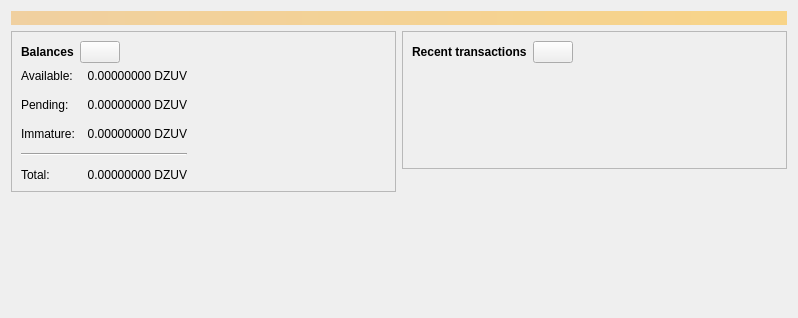
<?xml version="1.0" encoding="UTF-8"?>
<ui version="4.0">
 <class>OverviewPage</class>
 <widget class="QWidget" name="OverviewPage">
  <property name="geometry">
   <rect>
    <x>0</x>
    <y>0</y>
    <width>798</width>
    <height>318</height>
   </rect>
  </property>
  <property name="windowTitle">
   <string>Form</string>
  </property>
  <layout class="QVBoxLayout" name="topLayout">
   <item>
    <widget class="QLabel" name="labelAlerts">
     <property name="visible">
      <bool>false</bool>
     </property>
     <property name="styleSheet">
      <string notr="true">QLabel { background-color: qlineargradient(x1: 0, y1: 0, x2: 1, y2: 0, stop:0 #F0D0A0, stop:1 #F8D488); color:#000000; }</string>
     </property>
     <property name="wordWrap">
      <bool>true</bool>
     </property>
     <property name="margin">
      <number>3</number>
     </property>
     <property name="textInteractionFlags">
      <set>Qt::TextSelectableByMouse</set>
     </property>
    </widget>
   </item>
   <item>
    <layout class="QHBoxLayout" name="horizontalLayout" stretch="1,1">
     <item>
      <layout class="QVBoxLayout" name="verticalLayout_2">
       <item>
        <widget class="QFrame" name="frame">
         <property name="frameShape">
          <enum>QFrame::StyledPanel</enum>
         </property>
         <property name="frameShadow">
          <enum>QFrame::Raised</enum>
         </property>
         <layout class="QVBoxLayout" name="verticalLayout_4">
          <item>
           <layout class="QHBoxLayout" name="horizontalLayout_4">
            <item>
             <widget class="QLabel" name="label_5">
              <property name="font">
               <font>
                <weight>75</weight>
                <bold>true</bold>
               </font>
              </property>
              <property name="text">
               <string>Balances</string>
              </property>
             </widget>
            </item>
            <item>
             <widget class="QPushButton" name="labelWalletStatus">
              <property name="enabled">
               <bool>true</bool>
              </property>
              <property name="maximumSize">
               <size>
                <width>45</width>
                <height>16777215</height>
               </size>
              </property>
              <property name="toolTip">
               <string>The displayed information may be out of date. Your wallet automatically synchronizes with the Denzuve network after a connection is established, but this process has not completed yet.</string>
              </property>
              <property name="text">
               <string/>
              </property>
              <property name="icon">
               <iconset resource="../bitcoin.qrc">
                <normaloff>:/icons/warning</normaloff>
                <disabledoff>:/icons/warning</disabledoff>:/icons/warning</iconset>
              </property>
              <property name="iconSize">
               <size>
                <width>24</width>
                <height>24</height>
               </size>
              </property>
             </widget>
            </item>
            <item>
             <spacer name="horizontalSpacer_3">
              <property name="orientation">
               <enum>Qt::Horizontal</enum>
              </property>
              <property name="sizeHint" stdset="0">
               <size>
                <width>40</width>
                <height>20</height>
               </size>
              </property>
             </spacer>
            </item>
           </layout>
          </item>
          <item>
           <layout class="QGridLayout" name="gridLayout">
            <property name="spacing">
             <number>12</number>
            </property>
            <item row="1" column="1">
             <widget class="QLabel" name="labelUnconfirmed">
              <property name="cursor">
               <cursorShape>IBeamCursor</cursorShape>
              </property>
              <property name="toolTip">
               <string>Total of transactions that have yet to be confirmed, and do not yet count toward the spendable balance</string>
              </property>
              <property name="text">
               <string notr="true">0.00000000 DZUV</string>
              </property>
              <property name="alignment">
               <set>Qt::AlignRight|Qt::AlignTrailing|Qt::AlignVCenter</set>
              </property>
              <property name="textInteractionFlags">
               <set>Qt::LinksAccessibleByMouse|Qt::TextSelectableByKeyboard|Qt::TextSelectableByMouse</set>
              </property>
             </widget>
            </item>
            <item row="3" column="0" colspan="2">
             <widget class="Line" name="line">
              <property name="orientation">
               <enum>Qt::Horizontal</enum>
              </property>
             </widget>
            </item>
            <item row="4" column="0">
             <widget class="QLabel" name="labelTotalText">
              <property name="text">
               <string>Total:</string>
              </property>
             </widget>
            </item>
            <item row="2" column="1">
             <widget class="QLabel" name="labelImmature">
              <property name="cursor">
               <cursorShape>IBeamCursor</cursorShape>
              </property>
              <property name="toolTip">
               <string>Mined balance that has not yet matured</string>
              </property>
              <property name="text">
               <string notr="true">0.00000000 DZUV</string>
              </property>
              <property name="alignment">
               <set>Qt::AlignRight|Qt::AlignTrailing|Qt::AlignVCenter</set>
              </property>
              <property name="textInteractionFlags">
               <set>Qt::LinksAccessibleByMouse|Qt::TextSelectableByKeyboard|Qt::TextSelectableByMouse</set>
              </property>
             </widget>
            </item>
            <item row="1" column="2">
             <spacer name="horizontalSpacer_2">
              <property name="orientation">
               <enum>Qt::Horizontal</enum>
              </property>
              <property name="sizeHint" stdset="0">
               <size>
                <width>40</width>
                <height>20</height>
               </size>
              </property>
             </spacer>
            </item>
            <item row="2" column="0">
             <widget class="QLabel" name="labelImmatureText">
              <property name="text">
               <string>Immature:</string>
              </property>
             </widget>
            </item>
            <item row="4" column="1">
             <widget class="QLabel" name="labelTotal">
              <property name="cursor">
               <cursorShape>IBeamCursor</cursorShape>
              </property>
              <property name="toolTip">
               <string>Your current total balance</string>
              </property>
              <property name="text">
               <string notr="true">0.00000000 DZUV</string>
              </property>
              <property name="alignment">
               <set>Qt::AlignRight|Qt::AlignTrailing|Qt::AlignVCenter</set>
              </property>
              <property name="textInteractionFlags">
               <set>Qt::LinksAccessibleByMouse|Qt::TextSelectableByKeyboard|Qt::TextSelectableByMouse</set>
              </property>
             </widget>
            </item>
            <item row="0" column="0">
             <widget class="QLabel" name="labelBalanceText">
              <property name="text">
               <string>Available:</string>
              </property>
             </widget>
            </item>
            <item row="0" column="1">
             <widget class="QLabel" name="labelBalance">
              <property name="cursor">
               <cursorShape>IBeamCursor</cursorShape>
              </property>
              <property name="toolTip">
               <string>Your current spendable balance</string>
              </property>
              <property name="text">
               <string notr="true">0.00000000 DZUV</string>
              </property>
              <property name="alignment">
               <set>Qt::AlignRight|Qt::AlignTrailing|Qt::AlignVCenter</set>
              </property>
              <property name="textInteractionFlags">
               <set>Qt::LinksAccessibleByMouse|Qt::TextSelectableByKeyboard|Qt::TextSelectableByMouse</set>
              </property>
             </widget>
            </item>
            <item row="1" column="0">
             <widget class="QLabel" name="labelPendingText">
              <property name="text">
               <string>Pending:</string>
              </property>
             </widget>
            </item>
           </layout>
          </item>
         </layout>
        </widget>
       </item>
       <item>
        <spacer name="verticalSpacer">
         <property name="orientation">
          <enum>Qt::Vertical</enum>
         </property>
         <property name="sizeHint" stdset="0">
          <size>
           <width>20</width>
           <height>40</height>
          </size>
         </property>
        </spacer>
       </item>
      </layout>
     </item>
     <item>
      <layout class="QVBoxLayout" name="verticalLayout_3">
       <item>
        <widget class="QFrame" name="frame_2">
         <property name="frameShape">
          <enum>QFrame::StyledPanel</enum>
         </property>
         <property name="frameShadow">
          <enum>QFrame::Raised</enum>
         </property>
         <layout class="QVBoxLayout" name="verticalLayout">
          <item>
           <layout class="QHBoxLayout" name="horizontalLayout_2">
            <item>
             <widget class="QLabel" name="label_4">
              <property name="font">
               <font>
                <weight>75</weight>
                <bold>true</bold>
               </font>
              </property>
              <property name="text">
               <string>Recent transactions</string>
              </property>
             </widget>
            </item>
            <item>
             <widget class="QPushButton" name="labelTransactionsStatus">
              <property name="enabled">
               <bool>true</bool>
              </property>
              <property name="maximumSize">
               <size>
                <width>45</width>
                <height>16777215</height>
               </size>
              </property>
              <property name="toolTip">
               <string>The displayed information may be out of date. Your wallet automatically synchronizes with the Denzuve network after a connection is established, but this process has not completed yet.</string>
              </property>
              <property name="text">
               <string/>
              </property>
              <property name="icon">
               <iconset resource="../bitcoin.qrc">
                <normaloff>:/icons/warning</normaloff>
                <disabledoff>:/icons/warning</disabledoff>:/icons/warning</iconset>
              </property>
              <property name="iconSize">
               <size>
                <width>24</width>
                <height>24</height>
               </size>
              </property>
             </widget>
            </item>
            <item>
             <spacer name="horizontalSpacer">
              <property name="orientation">
               <enum>Qt::Horizontal</enum>
              </property>
              <property name="sizeHint" stdset="0">
               <size>
                <width>40</width>
                <height>20</height>
               </size>
              </property>
             </spacer>
            </item>
           </layout>
          </item>
          <item>
           <widget class="TransactionOverviewWidget" name="listTransactions">
            <property name="styleSheet">
             <string notr="true">QListView { background: transparent; }</string>
            </property>
            <property name="frameShape">
             <enum>QFrame::NoFrame</enum>
            </property>
            <property name="verticalScrollBarPolicy">
             <enum>Qt::ScrollBarAlwaysOff</enum>
            </property>
            <property name="horizontalScrollBarPolicy">
             <enum>Qt::ScrollBarAlwaysOff</enum>
            </property>
            <property name="sizeAdjustPolicy">
             <enum>QAbstractScrollArea::AdjustToContents</enum>
            </property>
            <property name="selectionMode">
             <enum>QAbstractItemView::NoSelection</enum>
            </property>
            <property name="uniformItemSizes">
             <bool>true</bool>
            </property>
           </widget>
          </item>
         </layout>
        </widget>
       </item>
       <item>
        <spacer name="verticalSpacer_2">
         <property name="orientation">
          <enum>Qt::Vertical</enum>
         </property>
         <property name="sizeHint" stdset="0">
          <size>
           <width>20</width>
           <height>40</height>
          </size>
         </property>
        </spacer>
       </item>
      </layout>
     </item>
    </layout>
   </item>
  </layout>
 </widget>
 <customwidgets>
  <customwidget>
   <class>TransactionOverviewWidget</class>
   <extends>QListView</extends>
   <header>qt/transactionoverviewwidget.h</header>
  </customwidget>
 </customwidgets>
 <resources/>
 <connections/>
</ui>
